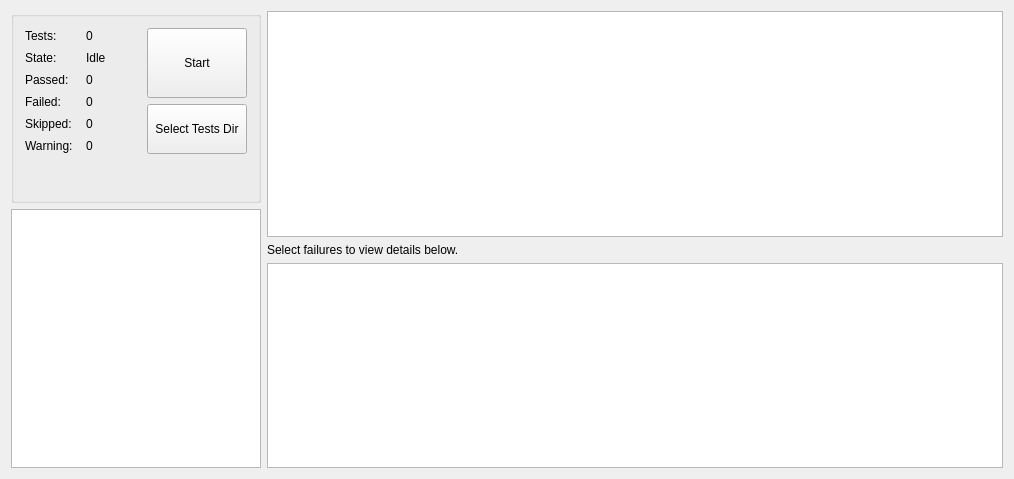
<?xml version="1.0" encoding="UTF-8"?>
<ui version="4.0">
 <class>MainWindow</class>
 <widget class="QMainWindow" name="MainWindow">
  <property name="geometry">
   <rect>
    <x>0</x>
    <y>0</y>
    <width>1014</width>
    <height>479</height>
   </rect>
  </property>
  <property name="windowTitle">
   <string>MainWindow</string>
  </property>
  <widget class="QWidget" name="centralWidget">
   <layout class="QGridLayout" name="gridLayout_3">
    <item row="0" column="0" rowspan="2">
     <layout class="QVBoxLayout" name="verticalLayout">
      <item>
       <widget class="QGroupBox" name="groupBox">
        <property name="maximumSize">
         <size>
          <width>250</width>
          <height>192</height>
         </size>
        </property>
        <property name="title">
         <string/>
        </property>
        <layout class="QGridLayout" name="gridLayout_2">
         <item row="3" column="1">
          <spacer name="verticalSpacer">
           <property name="orientation">
            <enum>Qt::Vertical</enum>
           </property>
           <property name="sizeHint" stdset="0">
            <size>
             <width>20</width>
             <height>37</height>
            </size>
           </property>
          </spacer>
         </item>
         <item row="1" column="2">
          <widget class="QPushButton" name="selectTestFolders">
           <property name="sizePolicy">
            <sizepolicy hsizetype="Fixed" vsizetype="Fixed">
             <horstretch>0</horstretch>
             <verstretch>0</verstretch>
            </sizepolicy>
           </property>
           <property name="minimumSize">
            <size>
             <width>100</width>
             <height>50</height>
            </size>
           </property>
           <property name="text">
            <string>Select Tests Dir</string>
           </property>
          </widget>
         </item>
         <item row="0" column="0" rowspan="2" colspan="2">
          <layout class="QGridLayout" name="gridLayout">
           <item row="0" column="0">
            <widget class="QLabel" name="label_2">
             <property name="text">
              <string>Tests:</string>
             </property>
            </widget>
           </item>
           <item row="0" column="1">
            <widget class="QLabel" name="lblSelectedTests">
             <property name="text">
              <string>0</string>
             </property>
            </widget>
           </item>
           <item row="1" column="0">
            <widget class="QLabel" name="label_6">
             <property name="text">
              <string>State:</string>
             </property>
            </widget>
           </item>
           <item row="1" column="1">
            <widget class="QLabel" name="lblState">
             <property name="text">
              <string>Idle</string>
             </property>
            </widget>
           </item>
           <item row="2" column="0">
            <widget class="QLabel" name="label_3">
             <property name="text">
              <string>Passed:</string>
             </property>
            </widget>
           </item>
           <item row="2" column="1">
            <widget class="QLabel" name="lblPassed">
             <property name="text">
              <string>0</string>
             </property>
            </widget>
           </item>
           <item row="3" column="0">
            <widget class="QLabel" name="label_4">
             <property name="text">
              <string>Failed:</string>
             </property>
            </widget>
           </item>
           <item row="3" column="1">
            <widget class="QLabel" name="lblFailed">
             <property name="text">
              <string>0</string>
             </property>
            </widget>
           </item>
           <item row="4" column="0">
            <widget class="QLabel" name="label_5">
             <property name="text">
              <string>Skipped:</string>
             </property>
            </widget>
           </item>
           <item row="4" column="1">
            <widget class="QLabel" name="lblSkipped">
             <property name="text">
              <string>0</string>
             </property>
            </widget>
           </item>
           <item row="5" column="0">
            <widget class="QLabel" name="label_7">
             <property name="text">
              <string>Warning:</string>
             </property>
            </widget>
           </item>
           <item row="5" column="1">
            <widget class="QLabel" name="lblWarning">
             <property name="text">
              <string>0</string>
             </property>
            </widget>
           </item>
          </layout>
         </item>
         <item row="0" column="2">
          <widget class="QPushButton" name="execTest">
           <property name="sizePolicy">
            <sizepolicy hsizetype="Fixed" vsizetype="Fixed">
             <horstretch>0</horstretch>
             <verstretch>0</verstretch>
            </sizepolicy>
           </property>
           <property name="minimumSize">
            <size>
             <width>100</width>
             <height>70</height>
            </size>
           </property>
           <property name="text">
            <string>Start</string>
           </property>
          </widget>
         </item>
         <item row="2" column="0" colspan="3">
          <widget class="QLabel" name="lblResults">
           <property name="font">
            <font>
             <pointsize>18</pointsize>
            </font>
           </property>
           <property name="text">
            <string/>
           </property>
           <property name="alignment">
            <set>Qt::AlignCenter</set>
           </property>
          </widget>
         </item>
        </layout>
       </widget>
      </item>
      <item>
       <widget class="QListWidget" name="lstTest">
        <property name="maximumSize">
         <size>
          <width>250</width>
          <height>16777215</height>
         </size>
        </property>
       </widget>
      </item>
     </layout>
    </item>
    <item row="0" column="1">
     <widget class="QTreeView" name="treeView">
      <property name="selectionMode">
       <enum>QAbstractItemView::ExtendedSelection</enum>
      </property>
      <property name="sortingEnabled">
       <bool>false</bool>
      </property>
      <property name="animated">
       <bool>true</bool>
      </property>
      <property name="wordWrap">
       <bool>true</bool>
      </property>
      <attribute name="headerDefaultSectionSize">
       <number>65</number>
      </attribute>
     </widget>
    </item>
    <item row="1" column="1">
     <layout class="QVBoxLayout" name="verticalLayout_2">
      <item>
       <widget class="QLabel" name="label">
        <property name="text">
         <string>Select failures to view details below.</string>
        </property>
       </widget>
      </item>
      <item>
       <widget class="QTextBrowser" name="txtIssues"/>
      </item>
     </layout>
    </item>
   </layout>
  </widget>
  <widget class="QMenuBar" name="menuBar">
   <property name="geometry">
    <rect>
     <x>0</x>
     <y>0</y>
     <width>1014</width>
     <height>21</height>
    </rect>
   </property>
  </widget>
 </widget>
 <layoutdefault spacing="6" margin="11"/>
 <resources/>
 <connections/>
</ui>
